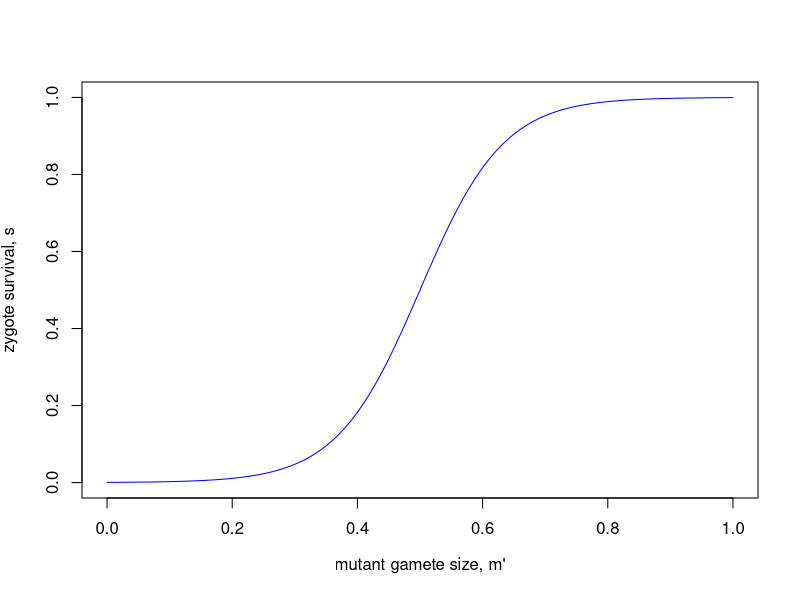

Generate this figure with R: (Note: this script raises an error after producing the figure.)


sur <- function(m.m, m.r) {
  1/(1 + exp(-alpha*(m.m + m.r - 1)))
}

alpha <- 15
curve(sur(x, m.r = 0.5), from = 0, to = 1, ylim = c(0,1), col = "blue",
      xlab = expression("mutant gamete size, m'"),
      ylab = expression("zygote survival, s"))

w <- function(m.m, m.r) {
  (M/m.m) * sur(m.m, m.r)
}

s(0.7,0.4)

s <- function(m.m, m.r) {
  w(m.m, m.r) - w(m.r, m.r)
}

M <- 1

PIP <- outer(seq(0, 1, 0.005), seq(0, 1, 0.005), s)
# the computes s(h', h) for all combinations of h' and h

par(pty="s")
filled.contour(t(PIP), levels = c(-1, 0, 1), main = "PIP", las = 2,
               xlab = expression("resident gamete size m"),
               ylab = expression("mutant gamete size m'"))
